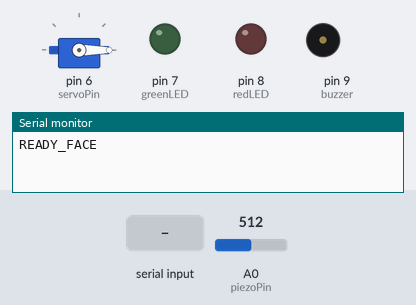
Bench run of a sketch on a simulated Arduino Uno, built with avr-gcc and run on an emulated ATmega328P. On the bench: servo, output pins drawn as LEDs (lit = HIGH), buzzer (waves = sounding), the last lines printed to the serial monitor. The inputs (shaded band) are chosen by the test bench; at power-on: A0 (piezoPin) = 512.

Above: at 1.2 s.
1.3 s: "FACE_BAD\n" received over Serial
At 1.45 s:
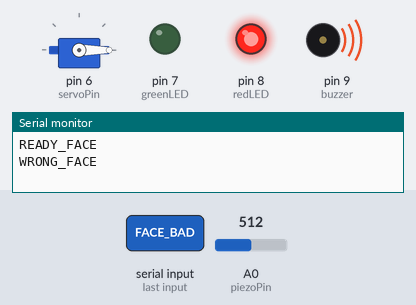
At 2.4 s:
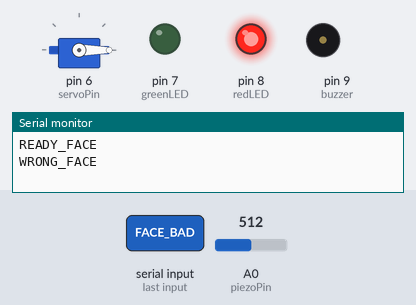
4.0 s: "FACE_OK\n" received over Serial
At 4.8 s:
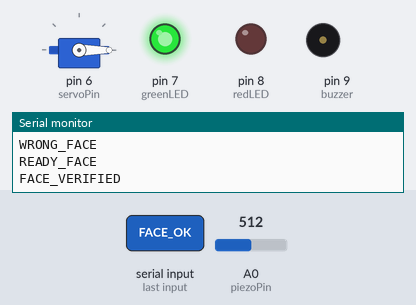
Timing chart, 0 to 12.5 s (numbered marks = the images above; inputs shaded):
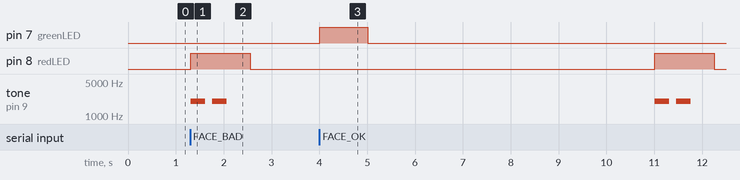

Measured:
- after the input at 1.3 s, pin 8 (redLED): LOW → HIGH at once, → LOW 1.3 s later; tone on pin 9 (buzzer): alternates 2000 Hz for 0.30 s and silent for 0.15 s, 4 changes in all, then stays silent, starting at once
- after the input at 4.0 s, pin 7 (greenLED): LOW → HIGH at once, → LOW 1.0 s later; pin 8 (redLED): LOW → HIGH after 7.0 s, → LOW 1.3 s later; tone on pin 9 (buzzer): alternates 2000 Hz for 0.30 s and silent for 0.15 s, 4 changes in all, then stays silent, starting after 7.0 s

The sketch:

Face_Plus_Knocking_pattern_Unlock.ino
```cpp
#include <Servo.h>

Servo doorServo;

// =========================
// Pin connection
// =========================

const int piezoPin = A0;
const int redLED = 8;
const int greenLED = 7;
const int servoPin = 6;
const int buzzer = 9;

// =========================
// KNOCK SETTINGS
// =========================

const int knockThreshold = 180;

const unsigned long DEBOUNCE = 350;

// P1: 5 seconds ± 1 second
const unsigned long P1_MIN = 4000;
const unsigned long P1_MAX = 6000;

// P2: within 1 second
const unsigned long P2_MAX = 1000;


// =========================
// STATES
// =========================

bool waitingForFace = true;
bool waitingForPassword = false;

int passwordNumber = 1;

int knockCount = 0;

unsigned long firstKnockTime = 0;
unsigned long lastKnockTime = 0;
unsigned long lastKnockDetected = 0;

bool previousKnock = false;


// =========================
// LED BLINKING
// =========================

unsigned long lastBlinkTime = 0;
bool greenBlinkState = false;

const unsigned long BLINK_INTERVAL = 300;


// =========================
// set up that is input out put
// =========================

void setup() {

  Serial.begin(9600);

  pinMode(piezoPin, INPUT);
  pinMode(redLED, OUTPUT);
  pinMode(greenLED, OUTPUT);
  pinMode(buzzer, OUTPUT);

  doorServo.attach(servoPin);
  doorServo.write(0);

  digitalWrite(redLED, LOW);
  digitalWrite(greenLED, LOW);
  noTone(buzzer);

  Serial.println("READY_FACE");
}


// =========================
// GREEN SUCCESS
// =========================

void greenSuccess() {

  digitalWrite(greenLED, HIGH);

  delay(1000);

  digitalWrite(greenLED, LOW);
}


// =========================
// BLINK GREEN UNTIL KNOCK
// =========================

void blinkGreen() {

  unsigned long now = millis();

  if (now - lastBlinkTime >= BLINK_INTERVAL) {

    lastBlinkTime = now;

    greenBlinkState = !greenBlinkState;

    digitalWrite(
      greenLED,
      greenBlinkState ? HIGH : LOW
    );
  }
}


// =========================
// STOP GREEN BLINK
// =========================

void stopGreenBlink() {

  greenBlinkState = false;

  digitalWrite(greenLED, LOW);
}


// =========================
// ERROR
// =========================

void errorSignal() {

  digitalWrite(redLED, HIGH);

  // BUZZER ON
  tone(buzzer, 2000);
  delay(300);

  // BUZZER OFF
  noTone(buzzer);
  delay(150);

  // BUZZER ON AGAIN
  tone(buzzer, 2000);
  delay(300);

  // BUZZER OFF
  noTone(buzzer);

  delay(500);

  digitalWrite(redLED, LOW);
}


// =========================
// RESET TO FACE
// =========================

void resetToFace() {

  waitingForFace = true;
  waitingForPassword = false;

  knockCount = 0;

  previousKnock = false;

  stopGreenBlink();

  digitalWrite(redLED, LOW);
  noTone(buzzer);

  doorServo.write(0);

  Serial.println("READY_FACE");
}


// =========================
// WRONG PASSWORD
// =========================

void wrongPassword() {

  Serial.println("WRONG_PASSWORD");

  stopGreenBlink();

  errorSignal();

  resetToFace();
}


// =========================
// UNLOCK
// =========================

void unlockDoor() {

  Serial.println("PASSWORD_CORRECT");

  stopGreenBlink();

  // Green ON for 1 second
  greenSuccess();

  Serial.println("UNLOCK");

  doorServo.write(90);

  // Door stays unlocked for 2 seconds
  delay(2000);

  Serial.println("LOCK");

  doorServo.write(0);

  // RESET TIME = 5 SECONDS
  delay(5000);

  // Alternate password
  if (passwordNumber == 1) {
    passwordNumber = 2;
  }
  else {
    passwordNumber = 1;
  }

  resetToFace();
}


// =========================
// CHECK P1
// =========================

void checkP1() {

  unsigned long gap =
    lastKnockTime - firstKnockTime;

  Serial.print("P1 GAP = ");
  Serial.print(gap);
  Serial.println(" ms");

  if (gap >= P1_MIN && gap <= P1_MAX) {

    Serial.println("P1_CORRECT");

    unlockDoor();

  }
  else {

    wrongPassword();
  }
}


// =========================
// CHECK P2
// =========================

void checkP2() {

  unsigned long gap =
    lastKnockTime - firstKnockTime;

  Serial.print("P2 GAP = ");
  Serial.print(gap);
  Serial.println(" ms");

  if (gap <= P2_MAX) {

    Serial.println("P2_CORRECT");

    unlockDoor();

  }
  else {

    wrongPassword();
  }
}


// =========================
// READ KNOCK
// =========================

void readKnocks() {

  int value = analogRead(piezoPin);

  unsigned long now = millis();

  bool knockDetected =
    value > knockThreshold;


  // Detect LOW → HIGH
  if (knockDetected && !previousKnock) {

    if (now - lastKnockDetected >= DEBOUNCE) {

      lastKnockDetected = now;


      // FIRST KNOCK
      if (knockCount == 0) {

        // STOP GREEN BLINK
        stopGreenBlink();

        knockCount = 1;

        firstKnockTime = now;
        lastKnockTime = now;

        Serial.println("KNOCK_1");
      }


      // SECOND KNOCK
      else if (knockCount == 1) {

        knockCount = 2;

        lastKnockTime = now;

        Serial.println("KNOCK_2");


        if (passwordNumber == 2) {

          checkP2();

          return;
        }
      }
    }
  }

  previousKnock = knockDetected;


  // P1 TIMEOUT AFTER FIRST KNOCK
  if (passwordNumber == 1 &&
      knockCount == 1) {

    if (now - firstKnockTime > P1_MAX) {

      Serial.println("P1_TIMEOUT");

      wrongPassword();

      return;
    }
  }


  // P1 SECOND KNOCK
  if (passwordNumber == 1 &&
      knockCount == 2) {

    checkP1();

    return;
  }


  // P2 TIMEOUT AFTER FIRST KNOCK
  if (passwordNumber == 2 &&
      knockCount == 1) {

    if (now - firstKnockTime > P2_MAX) {

      Serial.println("P2_TIMEOUT");

      wrongPassword();

      return;
    }
  }
}


// =========================
// MAIN LOOP
// =========================

void loop() {

  // =========================
  // RECEIVE PYTHON MESSAGE
  // =========================

  if (Serial.available()) {

    String command =
      Serial.readStringUntil('\n');

    command.trim();


    // =========================
    // CORRECT FACE
    // =========================

    if (command == "FACE_OK" &&
        waitingForFace) {

      Serial.println("FACE_VERIFIED");

      // Green ON for 1 second
      greenSuccess();

      // Start password mode
      waitingForFace = false;
      waitingForPassword = true;

      knockCount = 0;

      // Start blinking
      lastBlinkTime = millis();
      greenBlinkState = true;

      digitalWrite(greenLED, HIGH);

      Serial.print("ENTER_P");
      Serial.println(passwordNumber);
    }


    // =========================
    // WRONG FACE
    // =========================

    else if (command == "FACE_BAD" &&
             waitingForFace) {

      Serial.println("WRONG_FACE");

      errorSignal();

      Serial.println("READY_FACE");
    }
  }


  // =========================
  // PASSWORD MODE
  // =========================

  if (waitingForPassword) {

    // Blink until first knock
    if (knockCount == 0) {

      blinkGreen();
    }

    readKnocks();
  }
}
```
